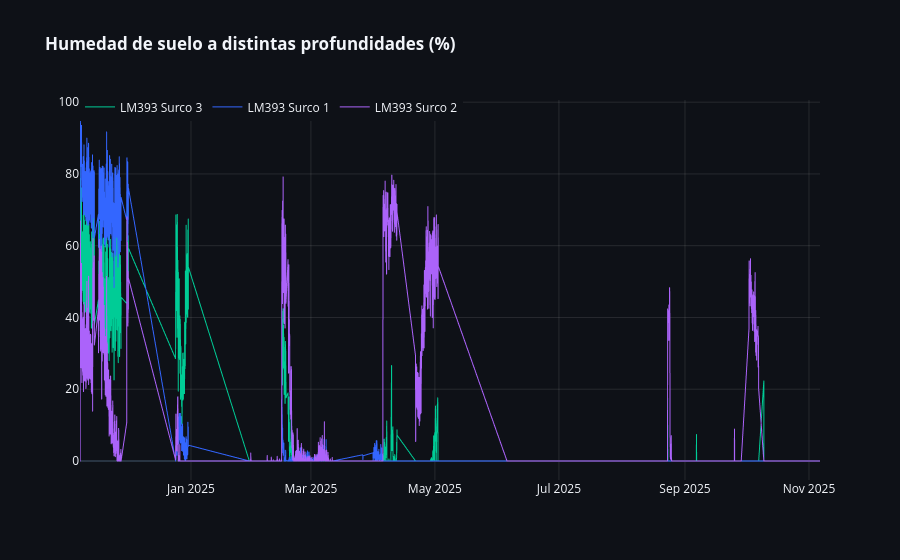

Notebook code for this chart:
### Markdown cell above
## 7. Humedad de Suelo a Distintas Profundidades (Tratamientos)

### Code cell
query_suelo = """
SELECT 
    t.fecha_hora,
    s.nombre_sensor,
    f.valor_medido
FROM fact_mediciones_invernadero f
JOIN dim_sensor s ON f.id_sensor = s.id_sensor
JOIN dim_tiempo t ON f.id_tiempo = t.id_tiempo
WHERE s.nombre_sensor LIKE 'LM393%'
ORDER BY t.fecha_hora;
"""
df_suelo = pd.read_sql(query_suelo, conn)

fig = px.line(df_suelo, x='fecha_hora', y='valor_medido', color='nombre_sensor',
              title="<b>Humedad de suelo a distintas profundidades (%)</b>",
              color_discrete_sequence=['#00CC96', '#3366FF', '#AB63FA'])
fig.update_traces(line=dict(width=1))
fig.update_layout(template="plotly_dark", plot_bgcolor='#0E1117', paper_bgcolor='#0E1117',
                  legend=dict(title=None, orientation="h", y=1.02, x=0))
fig.update_xaxes(showgrid=True, gridcolor='rgba(255,255,255,0.1)', title="")
fig.update_yaxes(showgrid=True, gridcolor='rgba(255,255,255,0.1)', title="")
fig.show()

### Figure 1 — Plotly figure (JSON) as saved in the notebook; plotly's stock layout.template omitted (floating-point values rounded to 4 significant figures; data arrays with more than 128 entries replaced by an {"elided": "..."} marker saying what was removed)
{"data": [{"hovertemplate": "nombre_sensor=LM393 Surco 3<br>fecha_hora=%{x}<br>valor_medido=%{y}<extra></extra>", "legendgroup": "LM393 Surco 3", "line": {"color": "#00CC96", "dash": "solid", "width": 1}, "marker": {"symbol": "circle"}, "mode": "lines", "name": "LM393 Surco 3", "showlegend": true, "type": "scattergl", "x": {"elided": "3553 str values"}, "xaxis": "x", "y": {"elided": "3553 float values"}, "yaxis": "y"}, {"hovertemplate": "nombre_sensor=LM393 Surco 1<br>fecha_hora=%{x}<br>valor_medido=%{y}<extra></extra>", "legendgroup": "LM393 Surco 1", "line": {"color": "#3366FF", "dash": "solid", "width": 1}, "marker": {"symbol": "circle"}, "mode": "lines", "name": "LM393 Surco 1", "showlegend": true, "type": "scattergl", "x": {"elided": "3553 str values"}, "xaxis": "x", "y": {"elided": "3553 float values"}, "yaxis": "y"}, {"hovertemplate": "nombre_sensor=LM393 Surco 2<br>fecha_hora=%{x}<br>valor_medido=%{y}<extra></extra>", "legendgroup": "LM393 Surco 2", "line": {"color": "#AB63FA", "dash": "solid", "width": 1}, "marker": {"symbol": "circle"}, "mode": "lines", "name": "LM393 Surco 2", "showlegend": true, "type": "scattergl", "x": {"elided": "3553 str values"}, "xaxis": "x", "y": {"elided": "3553 float values"}, "yaxis": "y"}], "layout": {"legend": {"orientation": "h", "title": {}, "tracegroupgap": 0, "x": 0, "y": 1.02}, "paper_bgcolor": "#0E1117", "plot_bgcolor": "#0E1117", "title": {"text": "<b>Humedad de suelo a distintas profundidades (%)</b>"}, "xaxis": {"anchor": "y", "domain": [0, 1], "gridcolor": "rgba(255,255,255,0.1)", "showgrid": true, "title": {"text": ""}}, "yaxis": {"anchor": "x", "domain": [0, 1], "gridcolor": "rgba(255,255,255,0.1)", "showgrid": true, "title": {"text": ""}}}}
